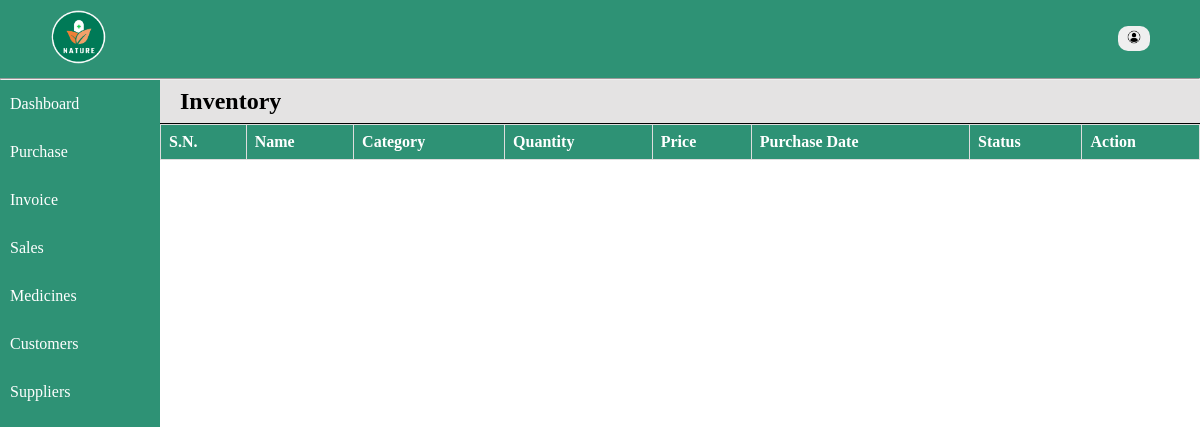
The page /home/inventory.php (signed in) on the database as committed earlier.
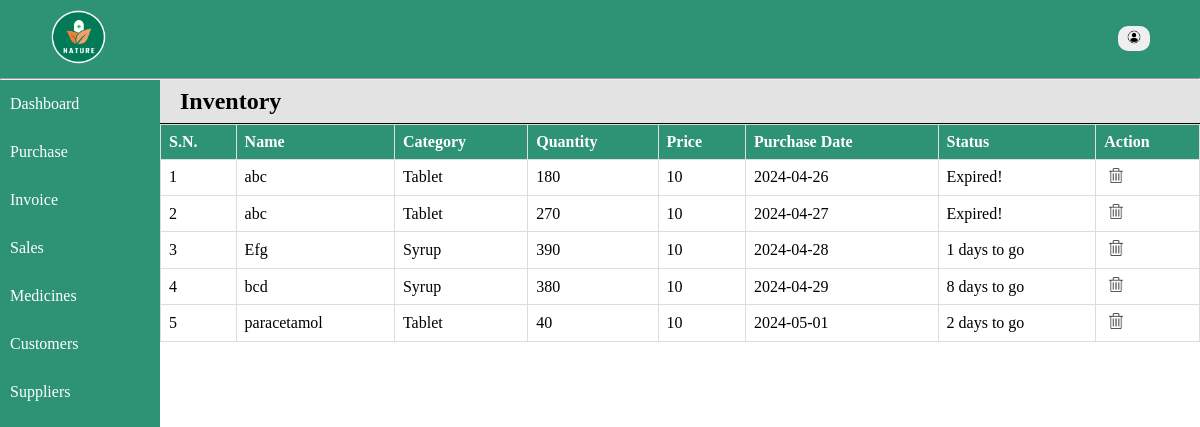
The same page on the database as committed later.
### tables this page shows
CREATE TABLE `medicine` (
  `medicine_id` int(11) NOT NULL,
  `name` varchar(128) NOT NULL,
  `category` varchar(128) NOT NULL,
  `medicine_quantity` int(8) NOT NULL,
  `medicine_price` int(11) NOT NULL,
  `medicine_total` int(11) NOT NULL,
  `expiry` date NOT NULL,
  `purchase_date` date NOT NULL,
  `vendor_id` int(11) NOT NULL
);

### includes/database.php (called while the page is built, shortened)
<?php
    function select($conn, $arg) {
        $sql = "select * from $arg";
        $result = mysqli_query($conn, $sql);
        return $records = mysqli_fetch_all($result, MYSQLI_ASSOC);
    }
?>

### home/inventory.php (the view, shortened to what this page needs)
<?php
include '../includes/database.php';
$records = select($conn, 'medicine');
$status = '';
?>
<!DOCTYPE html>
<html lang="en">
<head>
    <link rel="stylesheet" href="../styles/style.css">
</head>
<body>
    <div class="container">
        <?php include '../includes/nav.php'; ?>
        <div class="main">
            <?php include '../includes/menu.php'; ?>
            <div class="content-wrapper">
            <div class="records">
                    <h2>Inventory</h2>
                    <table class="table">
                        <tr>
                            <th>S.N.</th>
                            <th>Name</th>
                            <th>Category</th>
                            <th>Quantity</th>
                            <th>Price</th>
                            <th>Purchase Date</th>
                            <th>Status</th>
                            <th>Action</th>
                        </tr>
                        <?php if (!empty($records)) : ?>
                            <?php foreach ($records as $key => $record) : ?>
                                <tr>
                                    <td><?= $key+1; ?></td>
                                    <td><?= $record['name']; ?></td>
                                    <td><?= $record['category']; ?></td>
                                    <td><?= $record['medicine_quantity']; ?></td>
                                    <td><?= $record['medicine_price']; ?></td>
                                    <td><?= $record['purchase_date']; ?></td>
                                    <?php if ($record['expiry']) {
                                        $one = date_create($record['expiry']);
                                        $two = date_create(date("Y-m-d"));
                                        $diff = date_diff($one, $two);
                                        $status = $diff->format("%a days to go");
                                        $dateInt = (int)$diff->format("%R%a");
                                        if($dateInt>=0) {
                                            $status = "Expired!";
                                        }
                                      } ?>
                                    <td><?= $status; ?></td>
                                    <td><a href="../includes/delete.php?id=<?= $record['medicine_id']; ?>&location=inventory&table=medicine"><img src="../images/delete-icon.png" alt="delete" style="width: 14px;" class="action-btn"></a></td>
                                </tr>
                            <?php endforeach; ?>
                        <?php endif; ?>
                    </table>
            </div>
            </div>
        </div>
    </div>
</body>
</html>

### includes/nav.php (shortened to what this page needs)
<nav id="navbar">
          <a href="home.php"><img src="../images/logo.png" alt="logo" style="width: 60px;"></a>
          <div class="user-info">
              <button id="user-btn"><img src="../images/user.png" alt=""></button>
          </div>
      </nav>
      <hr style="color: #fff;">

### includes/menu.php
<div class="menu">
        <ul id="menu-list">
        <a href="home.php?email='<?= $_SESSION['email']; ?>'&&password='<?= $_SESSION['pass']; ?>'"><li>Dashboard</li></a>
        <a href="purchase.php?email='<?= $_SESSION['email']; ?>'&&password='<?= $_SESSION['pass']; ?>'"><li>Purchase</li></a>
        <a href="invoice.php?email='<?= $_SESSION['email']; ?>'&&password='<?= $_SESSION['pass']; ?>'"><li>Invoice</li></a>
        <a href="sales.php?email='<?= $_SESSION['email']; ?>'&&password='<?= $_SESSION['pass']; ?>'"><li>Sales</li></a>
        <a href="inventory.php?email='<?= $_SESSION['email']; ?>'&&password='<?= $_SESSION['pass']; ?>'"><li>Medicines</li></a>
        <a href="customers.php?email='<?= $_SESSION['email']; ?>'&&password='<?= $_SESSION['pass']; ?>'"><li>Customers</li></a>
        <a href="supplier.php?email='<?= $_SESSION['email']; ?>'&&password='<?= $_SESSION['pass']; ?>'"><li>Suppliers</li></a>
        </ul>
    </div>

### styles/style.css (style rules this page uses)
* { padding: 0; margin: 0; box-sizing: border-box; }
:root { --primary-color: rgba(0, 122, 87, 0.821); --secondary-color: rgba(106, 205, 177, 0.821); }
body { overflow: hidden; }
.container { color: #fff; }
nav { background-color: var(--primary-color); padding: 8px 48px; display: flex; justify-content: space-between; align-items: center; }
a { text-decoration: none; color: #fff; }
.user-info { font-size: 18px; }
.user-info button { margin: 2px 2px; width: 32px; border-radius: 10px; padding: 4px; background-color: none; font-size: 14px; cursor: pointer; border: none; transition: 0.6s; }
.user-info button img { width: 14px; }
#menu-list { float: left; list-style: none; background-color: var(--primary-color); height: 100vh; width: 10em; }
#menu-list li { padding: 15px 10px; }
.main { background: #fff; display: flex; }
.content-wrapper { width: 100%; color: #000; }
.records { width: 100%; color: #000; }
.records h2 { display: block; padding: 8px 20px; border-bottom: 1px solid black; background-color: rgb(228, 227, 227); }
.table { width: 100%; border-collapse: collapse; }
.table tr { width: 100%; }
.table th { padding: 12px 0; text-align: left; background-color: var(--primary-color); color: white; }
.table td, .table th { padding: 8px; border: 1px solid #ddd; }
.action-btn { margin: 0 5px; }
.bill-table td, th { border: 1px solid black; }

Rows that differ between the two databases and show on the page:
added medicine: name "abc", category "Tablet", medicine_quantity "180", medicine_price "10", purchase_date "2024-04-26", expiry "Expired!"
added medicine: name "abc", category "Tablet", medicine_quantity "270", medicine_price "10", purchase_date "2024-04-27", expiry "Expired!"
added medicine: name "Efg", category "Syrup", medicine_quantity "390", medicine_price "10", purchase_date "2024-04-28", expiry "1 days to go"
added medicine: name "bcd", category "Syrup", medicine_quantity "380", medicine_price "10", purchase_date "2024-04-29", expiry "8 days to go"
added medicine: name "paracetamol", category "Tablet", medicine_quantity "40", medicine_price "10", purchase_date "2024-05-01", expiry "2 days to go"
